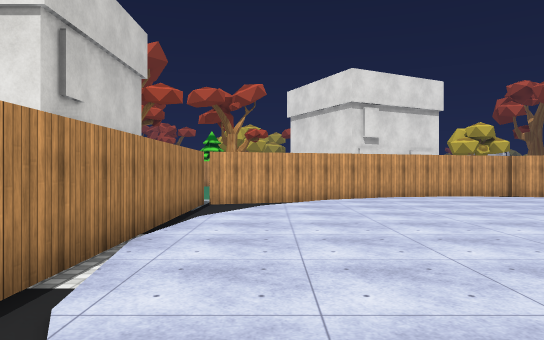
[1] (above)

14 first-person views from a walk through a Unity game level. The camera is 1.5 m above the floor, looks level and sees 70° across. The floor is counted in squares, 2 m on a side. Each view is taken from the middle of a square. On the plan, view 1 faces up. The plan holds only what a view shows up to about 12 squares ahead; the rest is blank. The place goes on beyond the plan. The player is left out. Some animated figures are left out. Some surface patterns are stand-ins.

[2]
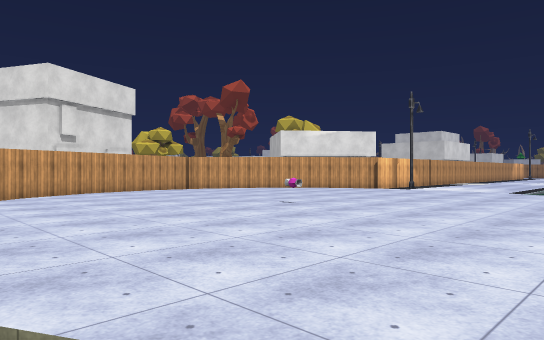

[3]
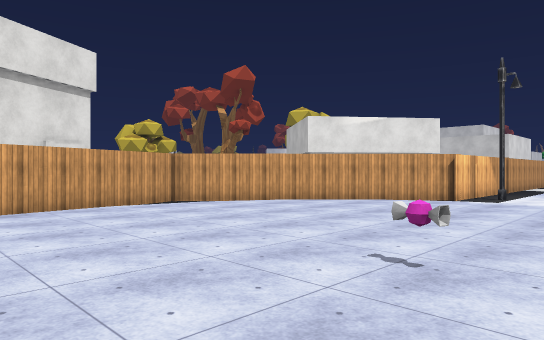

[4]
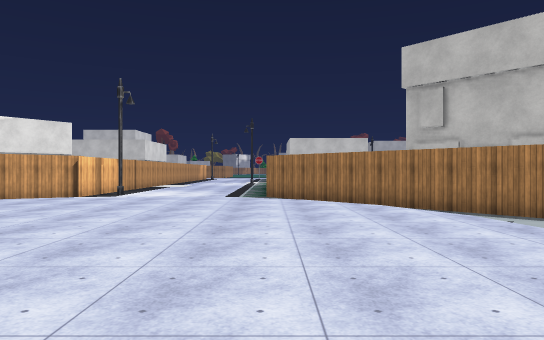

[5]
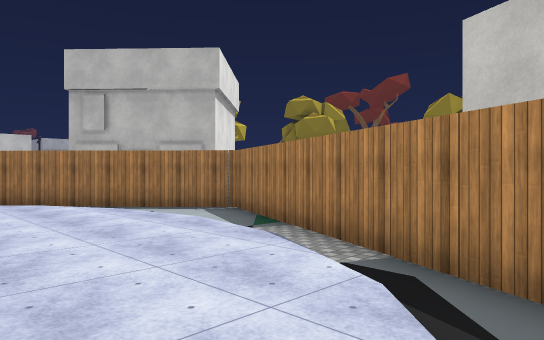

[6]
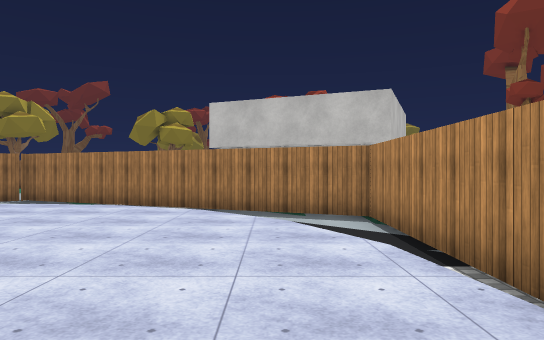

[7]
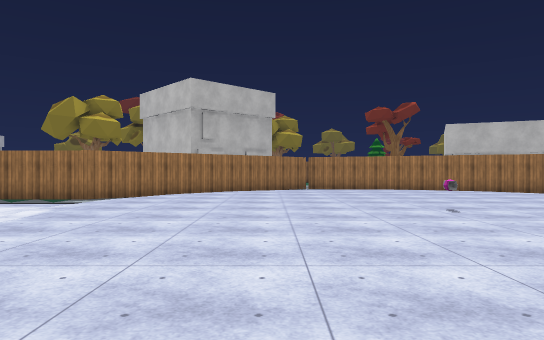

[8]
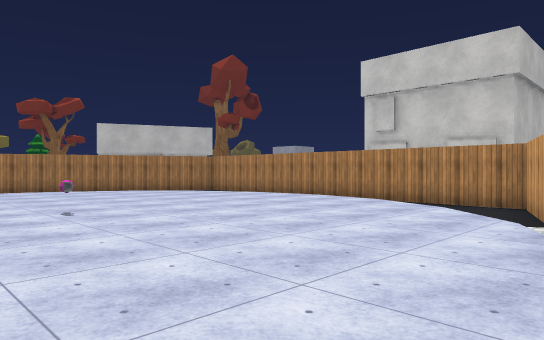

[9]
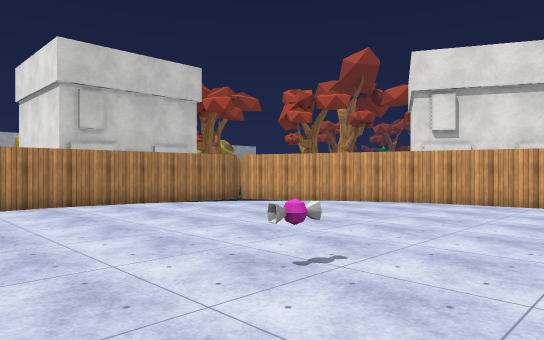

[10]
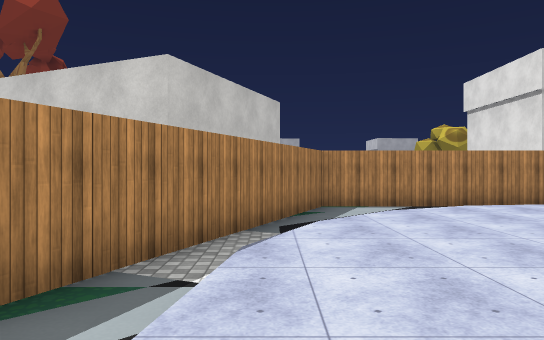

[11]
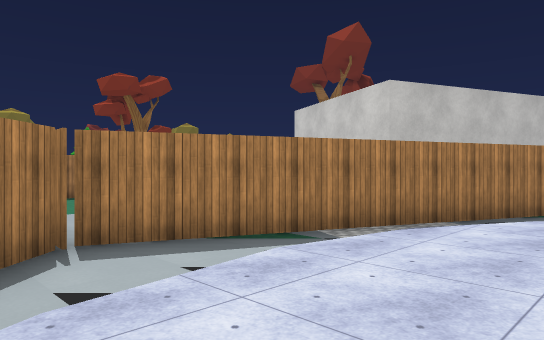

[12]
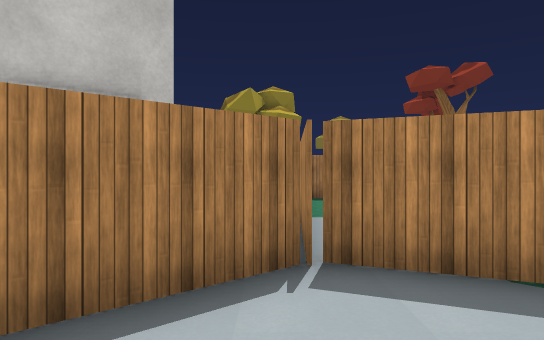

[13]
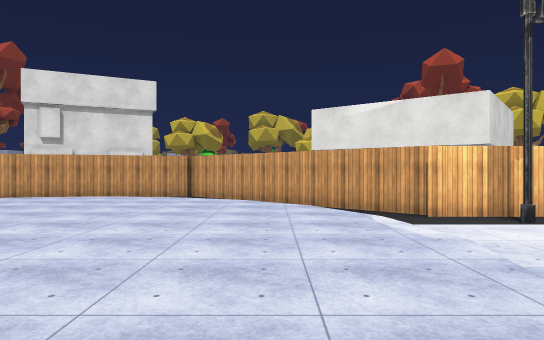

[14]
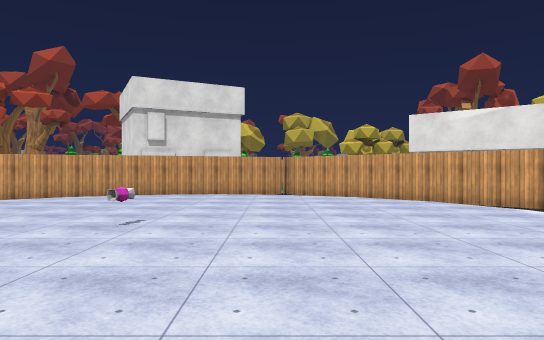

### Floor plan
Key: @ floor where view 1 was taken; # wall or solid block; . main floor; - floor 0.25 m lower than the main floor; / step, stairs or slope; H house; O other object.
Columns run from 7 left of view 1 to 13 right of it. Each row starts with its distance up from view 1.
 12             #####
 11         #####//-##
 10      ####/.....//##
  9  HHHH#--/......../##
  8     H#-/........../##
  7     H#/............-#
  6     H#/............/-
  5 HHHHH#............./-
  4      #......O....../-
  3      #............./-
  2      #/............/-
  1      #/.........../-#
  0      #-@........../##
 -1      #--/......../##
 -2      HH##//..../-##
 -3     H HHH##-----##
 -4     H   H  ######
 -5         H    -#
 -6        H     -#
 -7        H     -#
 -8
 -9
-10
-11             -
-12            ###

Positions as (right, up) in squares from view 1, and headings:
1: (0, 0), facing up
2: (-1, -1), facing up-right
3: (2, 3), facing up-right
4: (1, 1), facing right
5: (0, 1), facing down-right
6: (0, 6), facing down
7: (8, 11), facing down
8: (7, 11), facing down-left
9: (7, 2), facing up-left
10: (7, -2), facing left
11: (8, 0), facing down-left
12: (7, -1), facing down
13: (10, 0), facing up
14: (7, -1), facing up
